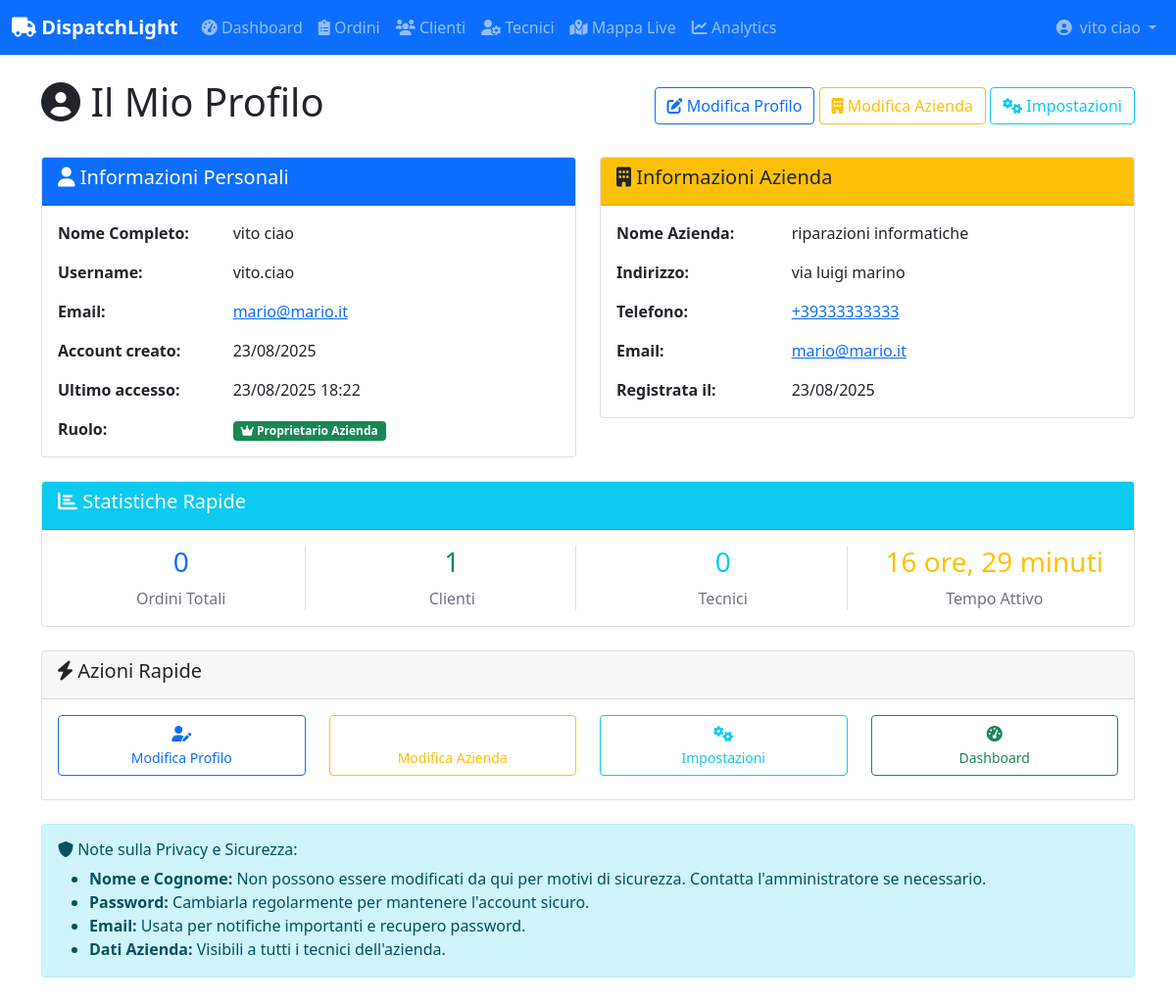
The app's page /profile/ (signed in) with its own data.
### core/models.py (models this page shows, shortened)
class Company(models.Model):
    name = models.CharField(max_length=200)
    address = models.TextField()
    phone = PhoneNumberField()
    email = models.EmailField()
    owner = models.ForeignKey(User, on_delete=models.CASCADE, related_name='owned_companies')
    created_at = models.DateTimeField(auto_now_add=True)
    class Meta:
        verbose_name_plural = "Companies"

### core/views.py (the view)
# urls.py: path('profile/', views.UserProfileView.as_view(), name='user_profile'),
class UserProfileView(LoginRequiredMixin, TemplateView):
    template_name = 'core/user_profile.html'
    def get_context_data(self, **kwargs):
        context = super().get_context_data(**kwargs)
        context['user'] = self.request.user
        try:
            company = self.request.user.owned_companies.first()
            if not company:
                technician = Technician.objects.get(user=self.request.user)
                company = technician.company
                context['is_owner'] = False
            else:
                context['is_owner'] = True
            context['company'] = company
            if company:
                context.update({
                    'total_orders': WorkOrder.objects.filter(company=company).count(),
                    'total_customers': Customer.objects.filter(company=company).count(),
                    'total_technicians': Technician.objects.filter(company=company).count(),
                    'account_created': self.request.user.date_joined,
                })
        except:
            context['company'] = None
            context['is_owner'] = False
        return context

### templates/core/user_profile.html (shortened to what this page needs)
{% extends 'base.html' %}
{% block content %}
<div class="container my-4">
    <div class="row">
        <div class="col-12">
            <div class="d-flex justify-content-between align-items-center mb-4">
                <h1><i class="fas fa-user-circle"></i> Il Mio Profilo</h1>
                <div>
                    <a href="{% url 'core:user_profile_edit' %}" class="btn btn-outline-primary">
                        <i class="fas fa-edit"></i> Modifica Profilo
                    </a>
                    {% if is_owner %}
                        <a href="{% url 'core:company_edit' %}" class="btn btn-outline-warning">
                            <i class="fas fa-building"></i> Modifica Azienda
                        </a>
                        <a href="{% url 'core:company_settings' %}" class="btn btn-outline-info">
                            <i class="fas fa-cogs"></i> Impostazioni
                        </a>
                    {% endif %}
                </div>
            </div>
        </div>
    </div>
    <div class="row">
        <div class="col-lg-6">
            <div class="card mb-4">
                <div class="card-header bg-primary text-white">
                    <h5><i class="fas fa-user"></i> Informazioni Personali</h5>
                </div>
                <div class="card-body">
                    <div class="row mb-3">
                        <div class="col-sm-4"><strong>Nome Completo:</strong></div>
                        <div class="col-sm-8">{{ user.get_full_name|default:"Non specificato" }}</div>
                    </div>
                    <div class="row mb-3">
                        <div class="col-sm-4"><strong>Username:</strong></div>
                        <div class="col-sm-8">{{ user.username }}</div>
                    </div>
                    <div class="row mb-3">
                        <div class="col-sm-4"><strong>Email:</strong></div>
                        <div class="col-sm-8">
                            <a href="mailto:{{ user.email }}">{{ user.email }}</a>
                        </div>
                    </div>
                    <div class="row mb-3">
                        <div class="col-sm-4"><strong>Account creato:</strong></div>
                        <div class="col-sm-8">{{ account_created|date:"d/m/Y" }}</div>
                    </div>
                    <div class="row mb-3">
                        <div class="col-sm-4"><strong>Ultimo accesso:</strong></div>
                        <div class="col-sm-8">
                            {% if user.last_login %}
                                {{ user.last_login|date:"d/m/Y H:i" }}
                            {% else %}
                                Mai
                            {% endif %}
                        </div>
                    </div>
                    <div class="row">
                        <div class="col-sm-4"><strong>Ruolo:</strong></div>
                        <div class="col-sm-8">
                            {% if is_owner %}
                                <span class="badge bg-success">
                                    <i class="fas fa-crown"></i> Proprietario Azienda
                                </span>
                            {% else %}
                                <span class="badge bg-info">
                                    <i class="fas fa-user-cog"></i> Tecnico/Operatore
                                </span>
                            {% endif %}
                        </div>
                    </div>
                </div>
            </div>
        </div>
        {% if company %}
        <div class="col-lg-6">
            <div class="card mb-4">
                <div class="card-header bg-warning text-dark">
                    <h5><i class="fas fa-building"></i> Informazioni Azienda</h5>
                </div>
                <div class="card-body">
                    <div class="row mb-3">
                        <div class="col-sm-4"><strong>Nome Azienda:</strong></div>
                        <div class="col-sm-8">{{ company.name }}</div>
                    </div>
                    <div class="row mb-3">
                        <div class="col-sm-4"><strong>Indirizzo:</strong></div>
                        <div class="col-sm-8">{{ company.address|linebreaksbr }}</div>
                    </div>
                    <div class="row mb-3">
                        <div class="col-sm-4"><strong>Telefono:</strong></div>
                        <div class="col-sm-8">
                            <a href="tel:{{ company.phone }}">{{ company.phone }}</a>
                        </div>
                    </div>
                    <div class="row mb-3">
                        <div class="col-sm-4"><strong>Email:</strong></div>
                        <div class="col-sm-8">
                            <a href="mailto:{{ company.email }}">{{ company.email }}</a>
                        </div>
                    </div>
                    <div class="row">
                        <div class="col-sm-4"><strong>Registrata il:</strong></div>
                        <div class="col-sm-8">{{ company.created_at|date:"d/m/Y" }}</div>
                    </div>
                </div>
            </div>
        </div>
        {% endif %}
    </div>
    {% if company and is_owner %}
    <div class="row">
        <div class="col-12">
            <div class="card">
                <div class="card-header bg-info text-white">
                    <h5><i class="fas fa-chart-bar"></i> Statistiche Rapide</h5>
                </div>
                <div class="card-body">
                    <div class="row text-center">
                        <div class="col-md-3">
                            <div class="border-end">
                                <h3 class="text-primary">{{ total_orders }}</h3>
                                <p class="text-muted mb-0">Ordini Totali</p>
                            </div>
                        </div>
                        <div class="col-md-3">
                            <div class="border-end">
                                <h3 class="text-success">{{ total_customers }}</h3>
                                <p class="text-muted mb-0">Clienti</p>
                            </div>
                        </div>
                        <div class="col-md-3">
                            <div class="border-end">
                                <h3 class="text-info">{{ total_technicians }}</h3>
                                <p class="text-muted mb-0">Tecnici</p>
                            </div>
                        </div>
                        <div class="col-md-3">
                            <h3 class="text-warning">
                                {% if account_created %}
                                    {{ account_created|timesince }}
                                {% else %}
                                    N/A
                                {% endif %}
                            </h3>
                            <p class="text-muted mb-0">Tempo Attivo</p>
                        </div>
                    </div>
                </div>
            </div>
        </div>
    </div>
    {% endif %}
    <div class="row mt-4">
        <div class="col-12">
            <div class="card">
                <div class="card-header">
                    <h5><i class="fas fa-bolt"></i> Azioni Rapide</h5>
                </div>
                <div class="card-body">
                    <div class="row">
                        <div class="col-md-3 mb-2">
                            <a href="{% url 'core:user_profile_edit' %}" class="btn btn-outline-primary w-100">
                                <i class="fas fa-user-edit"></i><br>
                                <small>Modifica Profilo</small>
                            </a>
                        </div>
                        {% if is_owner %}
                            <div class="col-md-3 mb-2">
                                <a href="{% url 'core:company_edit' %}" class="btn btn-outline-warning w-100">
                                    <br>
                                    <small>Modifica Azienda</small>
                                </a>
                            </div>
                            <div class="col-md-3 mb-2">
                                <a href="{% url 'core:company_settings' %}" class="btn btn-outline-info w-100">
                                    <i class="fas fa-cogs"></i><br>
                                    <small>Impostazioni</small>
                                </a>
                            </div>
                            <div class="col-md-3 mb-2">
                                <a href="{% url 'core:dashboard' %}" class="btn btn-outline-success w-100">
                                    <i class="fas fa-tachometer-alt"></i><br>
                                    <small>Dashboard</small>
                                </a>
                            </div>
                        {% endif %}
                    </div>
                </div>
            </div>
        </div>
    </div>
    <div class="row mt-4">
        <div class="col-12">
            <div class="alert alert-info">
                <h6><i class="fas fa-shield-alt"></i> Note sulla Privacy e Sicurezza:</h6>
                <ul class="mb-0">
                    <li><strong>Nome e Cognome:</strong> Non possono essere modificati da qui per motivi di sicurezza. Contatta l'amministratore se necessario.</li>
                    <li><strong>Password:</strong> Cambiarla regolarmente per mantenere l'account sicuro.</li>
                    <li><strong>Email:</strong> Usata per notifiche importanti e recupero password.</li>
                    {% if is_owner %}
                        <li><strong>Dati Azienda:</strong> Visibili a tutti i tecnici dell'azienda.</li>
                    {% endif %}
                </ul>
            </div>
        </div>
    </div>
</div>
{% endblock %}

### templates/base.html (shortened to what this page needs)
<!DOCTYPE html>
<html lang="it">
<head>
    <link href="https://cdn.jsdelivr.net/npm/bootstrap@5.1.3/dist/css/bootstrap.min.css" rel="stylesheet">
    <link href="https://cdnjs.cloudflare.com/ajax/libs/font-awesome/6.0.0/css/all.min.css" rel="stylesheet">
    {% load static %}
</head>
<body>
    {% if user.is_authenticated %}
    <nav class="navbar navbar-expand-lg navbar-dark bg-primary">
        <div class="container-fluid">
            <a class="navbar-brand" href="{% url 'core:dashboard' %}">
                <i class="fas fa-truck"></i> DispatchLight
            </a>
            <div class="collapse navbar-collapse" id="navbarNav">
                <div class="navbar-nav me-auto">
                    <a class="nav-link" href="{% url 'core:dashboard' %}">
                        <i class="fas fa-tachometer-alt"></i> Dashboard
                    </a>
                    <a class="nav-link" href="{% url 'core:order_list' %}">
                        <i class="fas fa-clipboard-list"></i> Ordini
                    </a>
                    <a class="nav-link" href="{% url 'core:customer_list' %}">
                        <i class="fas fa-users"></i> Clienti
                    </a>
                    <a class="nav-link" href="{% url 'core:technician_list' %}">
                        <i class="fas fa-user-cog"></i> Tecnici
                    </a>
                    <a class="nav-link" href="{% url 'core:live_map' %}">
                        <i class="fas fa-map-marked-alt"></i> Mappa Live
                    </a>
                    <a class="nav-link" href="{% url 'core:analytics' %}">
                        <i class="fas fa-chart-line"></i> Analytics
                    </a>
                </div>
                <div class="navbar-nav">
                    <div class="nav-item dropdown">
                        <a class="nav-link dropdown-toggle d-flex align-items-center" href="#" role="button" data-bs-toggle="dropdown" aria-expanded="false">
                            <i class="fas fa-user-circle me-2"></i>
                            {{ user.get_full_name|default:user.username }}
                        </a>
                    </div>
                </div>
            </div>
        </div>
    </nav>
    {% endif %}
    <main class="{% if user.is_authenticated %}container-fluid mt-4{% endif %}">
        {% block content %}
        {% endblock %}
    </main>
</body>
</html>

### templates/base.html (style rules this page uses)
.navbar-brand { font-weight: bold; }
.navbar-nav .dropdown-toggle::after { margin-left: 0.5rem; }

### records on screen
Company: name "riparazioni informatiche", address "via luigi marino", phone "+39333333333", email "mario@mario.it", created_at "23/08/2025"

### other values on screen
{{ user.get_full_name|default:user.username }} "vito ciao"
{{ user.get_full_name|default:"Non specificato" }} "vito ciao"
{{ user.username }} "vito.ciao"
{{ user.email }} "mario@mario.it"
{{ account_created|date:"d/m/Y" }} "23/08/2025"
{{ user.last_login|date:"d/m/Y H:i" }} "23/08/2025 18:22"
{{ total_orders }} "0"
{{ total_customers }} "1"
{{ total_technicians }} "0"
{{ account_created|timesince }} "16 ore, 29 minuti"
